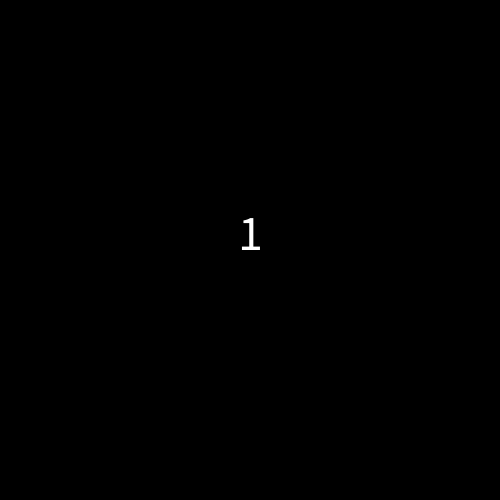
Frame 1 (no input)
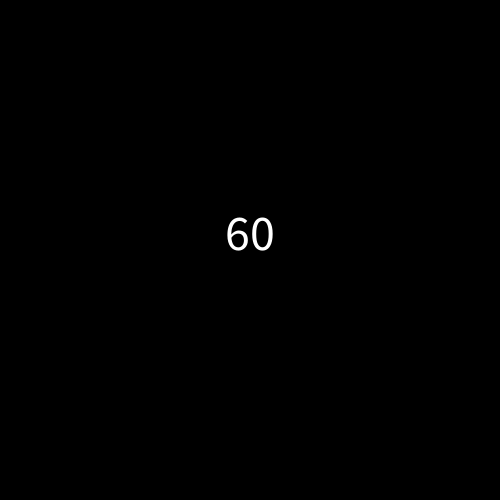
Frame 60 (the mouse pressed at the canvas centre just before this capture)
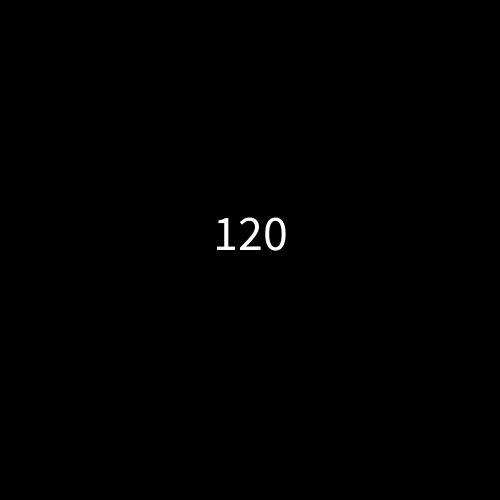
Frame 120 (the mouse held since frame 60 and released just before this capture)

The Processing sketch that drew these frames (run headless with seeded random() and noise(); from frame 60 on, the mouse is pressed at the canvas centre):

// Processing sketch: FrameCountExample
// ── FrameCountExample.pde
color c = color(0);

void setup(){
  size(500,500);
  textSize(50);
  textAlign(CENTER);
}

void draw(){
  background(c);
  if(frameCount%200 == 0){
    c = color(random(255),random(255),random(255));
  }
  text(frameCount, width/2, height/2);

}
